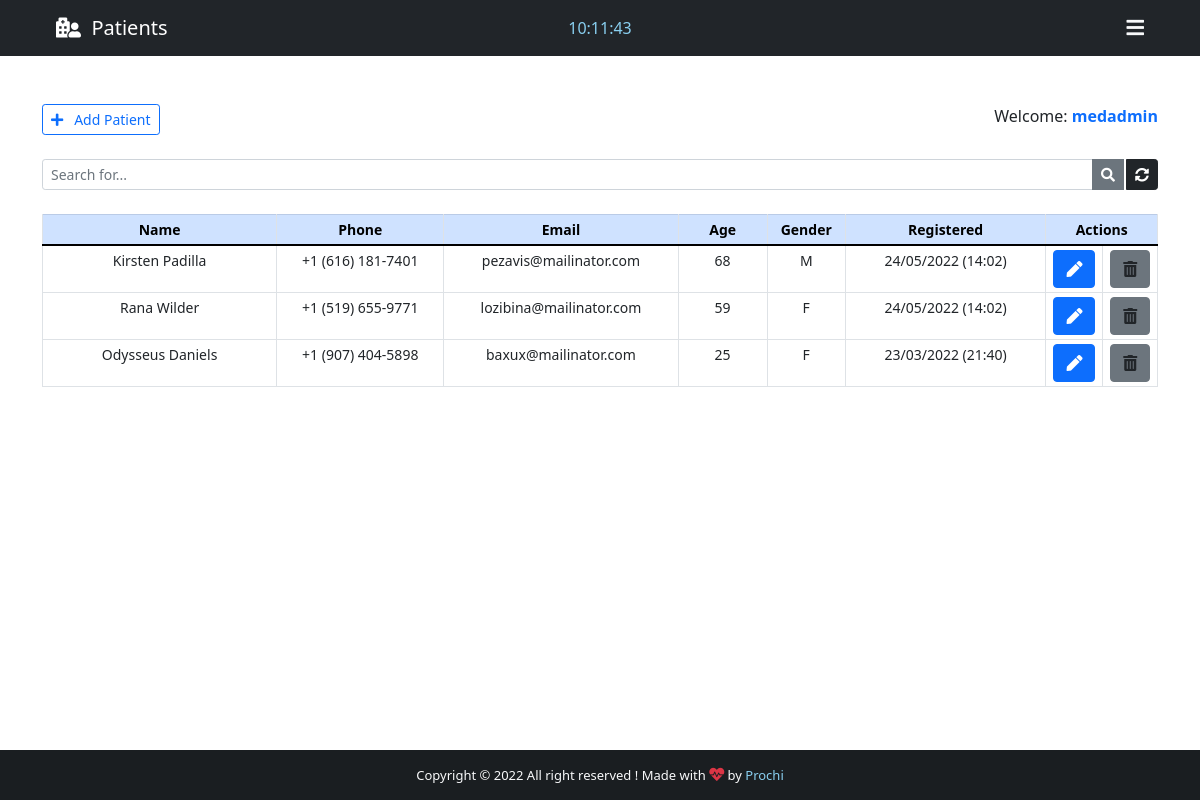
Page /backend/ (signed in) on the earlier database version.
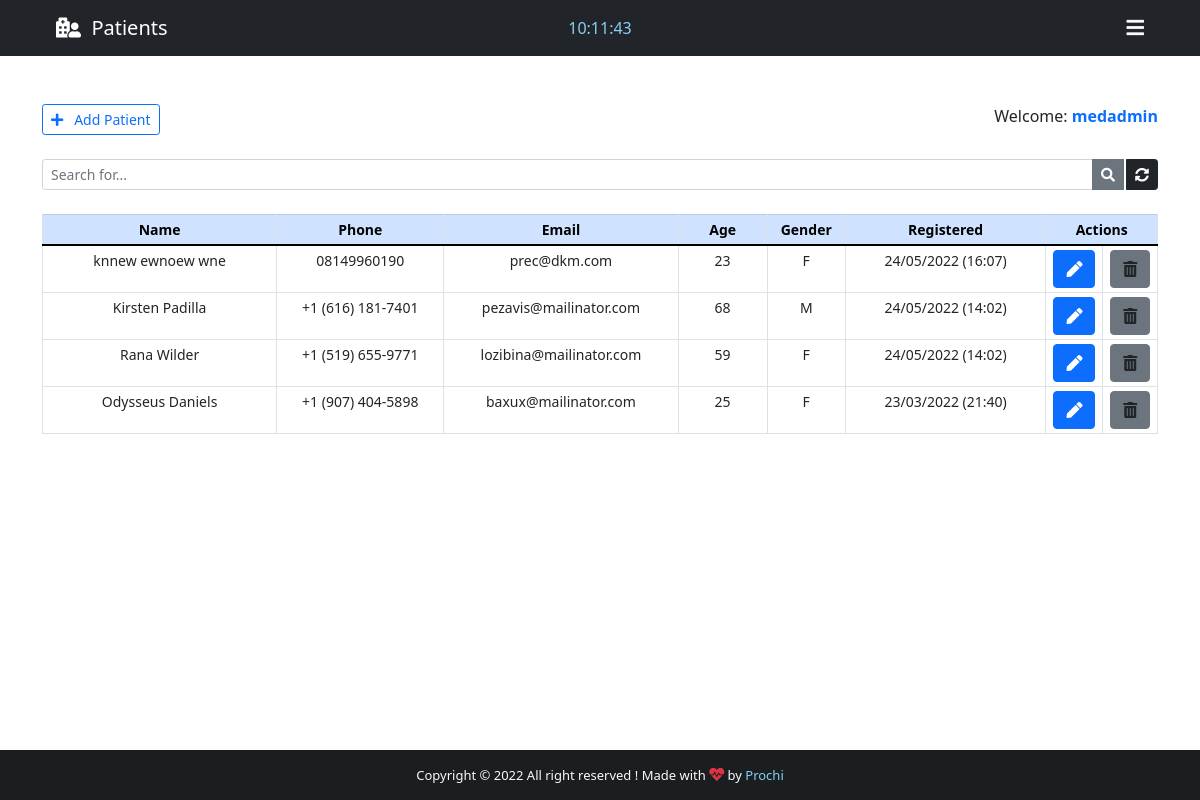
Same page on the later database version.
### base/models.py (models this page shows, shortened)
class Patient(models.Model):
    GENDER = (
        ('M', 'M'),
        ('F', 'F')
    )
    id = models.IntegerField(primary_key=True)
    name = models.CharField(max_length=40)
    phone = models.CharField(max_length=20)
    email = models.CharField(max_length=40)
    age = models.CharField(max_length=3)
    gender = models.CharField(max_length=1, null=True, choices=GENDER)
    note = models.TextField(blank=True)
    created_at = models.DateTimeField(auto_now_add=True)

### base/views.py (the view)
# urls.py: path('backend/', views.backend, name="backend"),
@cache_control(no_cache=True, must_revalidate=True, no_store=True)
@login_required(login_url='login')
def backend(request):
    if 'q' in request.GET:
        q = request.GET['q']
        all_patient_list = Patient.objects.filter(
            Q(name__icontains=q) | Q(phone__icontains=q) | Q(email__icontains=q) | Q(age__icontains=q) | Q(gender__icontains=q) | Q(note__icontains=q)
        ).order_by('-created_at')
    else:
        all_patient_list = Patient.objects.all().order_by('-created_at')
    paginator = Paginator(all_patient_list, 5)
    page = request.GET.get('page')
    all_patient = paginator.get_page(page)
    return render(request, "base/backend.html", {"patients":all_patient})

### base/templates/base/backend.html (shortened to what this page needs)
{% extends 'main.html' %}
{% block nav-content %}
<i class="fas fa-hospital-user"></i>&nbsp;&nbsp;Patients
{% endblock nav-content %}
{% block time %}
<div class="col-sm">
    <center>
        <span id="clock" style="color: #89cff0;"></span>
    </center>
</div>
{% endblock time %}
{% block btn-nav %}
<div class="text-light" id="sidebar" data-bs-toggle="offcanvas" data-bs-target="#offcanvasRight" aria-controls="offcanvasRight">
    <i class="fas fa-bars"></i>
</div>
{% endblock btn-nav %}
{% block footer %} style="color: #89cff0; text-decoration: none;"{% endblock footer %}
{% block content %}
<div class="container">
    <br><br>
    <div class="d-flex justify-content-between">
        <a href="{% url 'add_patient' %}" id="Btn-add-desktop" class="btn btn-outline-primary btn-sm txt-sm" id="add-patient">
            <i class="fas fa-plus"></i>&nbsp;&nbsp; Add Patient
        </a>
        <span class="welcome">
            Welcome: <strong><span class="text-primary">{{ user.get_username }}</span></strong>
        </span>
    </div>
    <form action="" method="GET">
        <div class="input-group input-group-sm mb-3 mt-4">
            <input type="text" name="q" class="form-control" placeholder="Search for..." value="{{ request.GET.q }}">
            <button class="btn btn-secondary"><i class="fas fa-search"></i></button>
            <a href="{% url 'backend' %}" class="btn btn-dark" style="margin-left: 2px;"><i
                    class="fas fa-sync-alt"></i></a>
        </div>
    </form>
    <center>
        <table class="table table-bordered table-sm mt-4" style="text-align: center; font-size: 14px;">
            <thead class="table-primary">
                <tr>
                    <th style="width: 21%">Name</th>
                    <th style="width: 15%">Phone</th>
                    <th style="width: 21%">Email</th>
                    <th style="width: 8%">Age</th>
                    <th style="width: 7%">Gender</th>
                    <th style="width: 18%">Registered</th>
                    {% if request.user.is_superuser %}
                    <th style="width: 10%" colspan="2">Actions</th>
                    {% else %}
                    <th style="width: 10%" colspan="2">Edit Patient</th>
                    {% endif %}
                </tr>
            </thead>
            {% for patient in patients %}
            <tr class="txt-sm" id="chk_td">
                <td data-label="Name" id="top-table">{{ patient.name }}</td>
                <td data-label="Phone" id="reponsive-border">{{ patient.phone }}</td>
                <td data-label="Email" id="reponsive-border">{{ patient.email }}</td>
                <td data-label="Age" id="reponsive-border">{{ patient.age }}</td>
                <td data-label="Gender" id="reponsive-border">{{ patient.gender }}</td>
                <td data-label="Registered" id="reponsive-border">{{ patient.created_at | date:'d/m/Y (H:i)' }}</td>
                <td>
                    <a href="/patient/{{ patient.id }}" class="btn btn-primary btn-action" title="Edit patient">
                        <li class="fas fa-pen"></li>
                    </a>
                </td>
                {% if request.user.is_superuser %}
                <td>
                    <a class="btn btn-secondary btn-action" title="Delete patient"
                        data-bs-toggle="modal" data-bs-target="#deleteModal{{ patient.pk }}">
                        <li class="fas fa-trash-alt"></li>
                    </a>
                </td>
                {% endif %}
            </tr>
            {% endfor %}
        </table>
    </center>
</div>
<br><br><br>
{% endblock content %}

### templates/main.html (shortened to what this page needs)
{% load static %}
<!DOCTYPE html>
<html lang="en">
<head>
    <link rel="stylesheet" href="https://cdn.jsdelivr.net/npm/bootstrap@4.0.0/dist/css/bootstrap.min.css"
>
    <link href="https://cdn.jsdelivr.net/npm/bootstrap@5.0.2/dist/css/bootstrap.min.css" rel="stylesheet"
>
    <link rel="stylesheet" href="https://use.fontawesome.com/releases/v5.15.4/css/all.css" />
    <link rel="stylesheet" href="{% static 'css/style.css' %}">
</head>
<body>
    <div class="wrapper">
        <header>
            <nav class="navbar navbar-expand-lg navbar-dark bg-dark">
                <div class="col-sm">
                    <a class="navbar-brand flex-grow-1" id="nav-content">
                        {% block nav-content %}{% endblock nav-content %}
                    </a>
                </div>
                {% block time %}{% endblock time %}
                <div class="col-sm">
                    {% block btn-nav %}{% endblock btn-nav %}
                </div>
            </nav>
        </header>
        {% block content %} {% endblock content %}
    </div>
    <footer class="bg-dark text-center text-lg-start text-light" id="footer">
        <div class="text-center p-3" style="background-color: rgba(0, 0, 0, 0.2);">
            Copyright &copy; {% now "Y" %} <span id="all-rights">All right reserved</span> ! Made with
            <i class="text-danger fas fa-heartbeat blink_me" style="font-size: 15px;"></i> by
            <a href="https://github.com/preciousimo" target="_blank" {% block footer %}{% endblock footer %}>Prochi</a>
        </div>
    </footer>
</body>
</html>

### static/css/style.css (style rules this page uses)
html, body { height: 100%; margin: 0; max-width: 100%; overflow: hidden; }
#sidebar { float: right; margin-right: 25px; cursor: pointer; font-size: 20px; }
.wrapper { min-height: 100%; margin-bottom: -50px; }
#footer, .push { height: 50px; font-size: 13px; }
#nav-content { text-align: center; color: #fff; margin-left: 25px; }

Differences in the rows shown:
added Patient: name "knnew ewnoew wne", phone "08149960190", email "prec@dkm.com", age "23", gender "F", created_at "24/05/2022 (16:07)"
